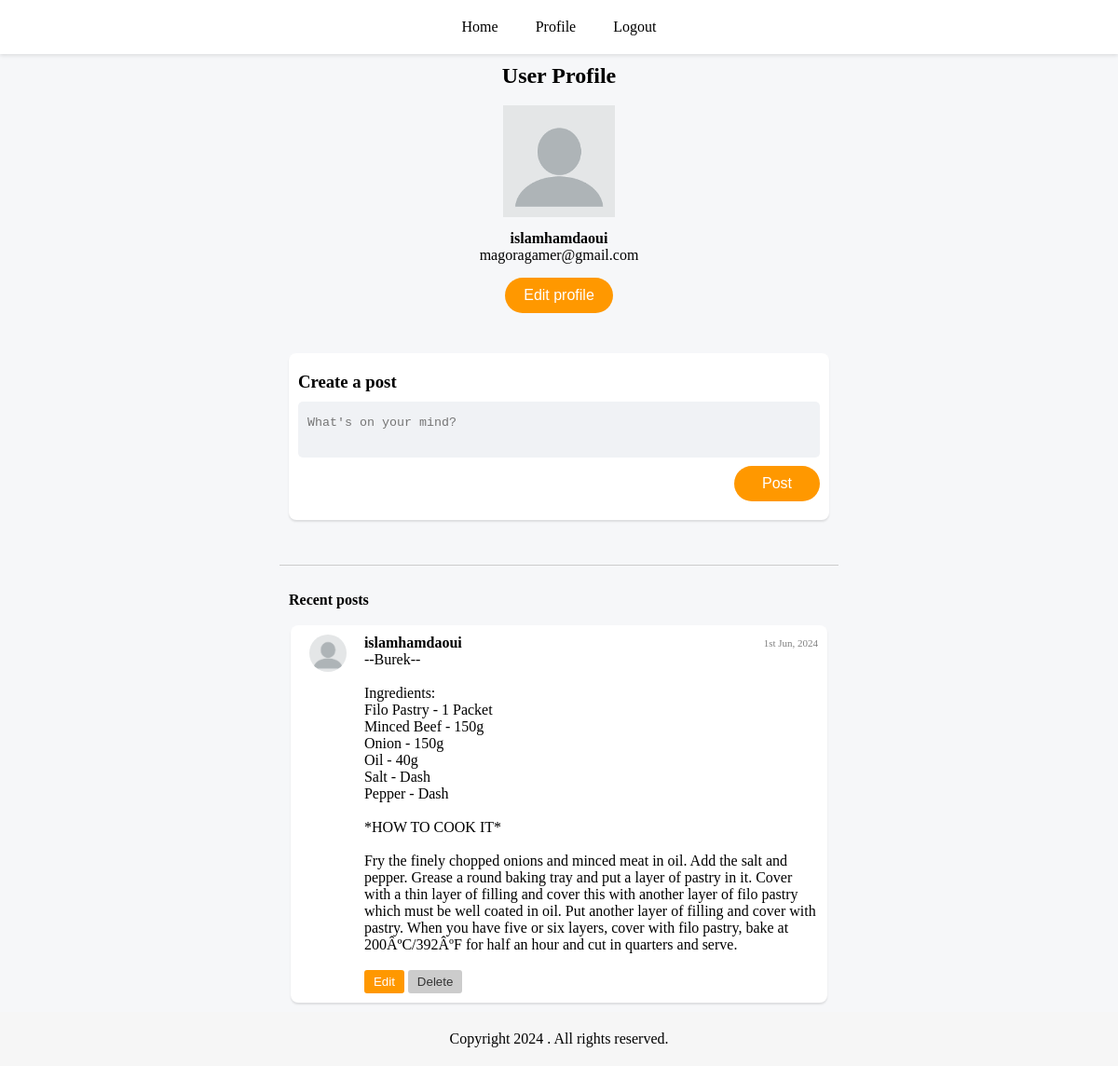
/profile.php (signed in), run on the app's committed database.
### tables this page shows
CREATE TABLE `posts` (
  `id` int(11) NOT NULL,
  `user_id` int(11) NOT NULL,
  `post` text NOT NULL,
  `date` datetime NOT NULL
);

CREATE TABLE `users` (
  `id` int(11) NOT NULL,
  `username` varchar(30) NOT NULL,
  `email` varchar(100) NOT NULL,
  `password` varchar(255) NOT NULL,
  `date` datetime NOT NULL,
  `image` varchar(1024) DEFAULT NULL
);

### profile.php (the view, shortened to what this page needs)
<?php
require "functions.php";
?>
<!DOCTYPE html>
<html lang="en">
<head>
    <link rel="stylesheet" href="assets/profile.css">
</head>
  <body>
  <?php require "header.php";  ?>
  <div  style="margin: auto; max-width: 600px">
  <?php if(!empty($_GET['action'])  && $_GET['action']== 'post_delete' && !empty($_GET['id'])) : ?>
    <?php
      $id = (int)$_GET['id'];
      $query = "SELECT * FROM posts WHERE id ='$id' limit 1";
      $result = mysqli_query($con,$query);
      ?>
    <?php if(mysqli_num_rows($result)>0):?>
    <?php $row = mysqli_fetch_assoc( $result ); ?>
    <br>
    <h3>Delete the post?</h3>
    <form action="" method="post" class="deleteForm" >
      <span class="post_delete" ><?= $row['post']?></span><br>
      <input type="hidden" name="action" value="post_delete"><br><br>
      <button class="deletePost">Delete post</button>
      <a href="profile.php">
<button type="button" class="cancelDelete">Cancel</button>
</a>
    </form>
    <?php endif;?>
  <?PHP else:?>
    <h2 style="text-align:center;">User Profile</h2>
<br>
  <div class="container" style="margin:auto; max-width: width 600px; text-align: center;">
    <div>
        <img src="pdp.png" class="pdpImg" alt="" />
    </div>
    <b id="username">
    <?php echo  $_SESSION['info']['username']?>
    </b>
    <div>
      <?php echo $_SESSION['info']['email']  ?>
    </div>
    <a href="profile.php?action=edit">
      <button class="edit-profile">Edit profile</button>
    </a>
  </div>  <br>
  <form  method="post" class="post_create_form">
<div class="post_create">
  <h3>Create a post</h3>
  <textarea type="text" name="post" placeholder="What's on your mind?" required></textarea>
  <div class="post_create_btn">
    <button>Post</button>
  </div>
</div>
<br>
  </form>
  <hr><br>
<h4 style="margin: 0 10px;  ">Recent posts</h4>
<br>
  <div class="posts">
    <?php
    $id =  $_SESSION['info']['id'];
    $query = "SELECT * FROM posts WHERE user_id = '$id' ORDER BY id desc";
    $result = mysqli_query($con,$query);
    ?>
    <?php
   if(mysqli_num_rows($result) >  0):?>
    <?php  while($row = mysqli_fetch_assoc($result)):?>
        <?php
        $user_id = $row['user_id'];
    $query = "SELECT username FROM users WHERE id='$user_id' limit 1 ";
      $result2 = mysqli_query($con,$query);
      $user_data= mysqli_fetch_assoc($result2);
        ?>
     <div class="post" >
      <div class="post_img" >
      <img src="pdp.png" alt="" >
      </div>
      <div style="flex:8;">
      <div class="post_user_info">
        <b ><?= $user_data['username']?> </b>
        <span style="font-size: 11px;color:#808080;"><?=date("jS M, Y",strtotime($row['date']))  ?></span>
    </div>
      <?php echo nl2br($row['post']) ?>
      <br><br>
      <a href="profile.php?action=post_edit&id=<?= $row['id'] ?>">
        <button class="edit">Edit</button>
      </a>
      <a href="profile.php?action=post_delete&id=<?= $row['id'] ?>">
        <button class="delete">Delete</button>
      </a>
      </div>
     </div>
   <?php endwhile;?>
   <?php endif;?>
  </div>
  <?php endif;?>
  </div>
  <?php  require "footer.php";?>
</body>
</html>

### assets/profile.css (style rules this page uses)
.posts { display: flex; flex-direction: column; align-items: center; }
:root { --tenne-tawny: #FF9800; --tenne-tawny-dark: #F57C00 }
.post { display: flex; margin-bottom: 10px; background-color: white; border-radius: 8px; padding: 10px; width: 96%; box-shadow: 0px 2px 2px rgba(0, 0, 0, 0.1); box-sizing: border-box; }
.post button { padding: 5px 10px; border: none; border-radius: 3px; cursor: pointer; }
.edit { background-color: var(--tenne-tawny); color: #fff; }
.delete { background-color: #ccc; color: #333; }
.edit-profile { background-color: var(); color: #fff; border: none; border-radius: 100px; padding: 10px 20px; font-size: 16px; cursor: pointer; transition: background-color 0.3s; margin: 15px 0px; background-color: var(--tenne-tawny); }
.pdpImg { height: 120px; width: 120px; object-fit: cover; margin-bottom: 10px; }
.post_user_info { justify-content: space-between; display: flex; align-items: center; }
.post_img { flex: 1; display: flex; justify-content: center; margin-right: 8px; }
.post_img img { height: 40px; width: 40px; border-radius: 50%; object-fit: cover; }
.post_create_form { margin: auto; padding: 10px; }
.post_create { margin-bottom: 10px; background-color: white; border-radius: 8px; padding: 20px 10px; width: 100%; box-shadow: 0px 2px 2px rgba(0, 0, 0, 0.1); }
.post_create textarea { border-radius: 5px; margin-top: 10px; padding: 15px 10px; outline: none; background-color: #f0f2f5; border: none; box-sizing: border-box; resize: none; width: 100%; }
.post_create_btn { display: flex; justify-content: flex-end; margin-top: 5px; }
.post_create_btn button { background-color: var(--tenne-tawny); color: #fff; border: none; border-radius: 100px; padding: 10px 30px; font-size: 16px; cursor: pointer; transition: background-color 0.3s; }
hr { border: 0; height: 1px; background-color: #ccc; margin: 10px 0; }

### header.php (style rules this page uses)
:root { --tenne-tawny: #FF9800; --tenne-tawny-dark: #F57C00 }
body { background-color: #F6F7F9; font-family: tahoma; }
a { text-decoration: none; color: black; }
* { padding: 0; margin: 0; box-sizing: border-box; }
button { padding: 10px; cursor: pointer; }

### data on the page
posts: user.username "islamhamdaoui", date "1st Jun, 2024", post "--Burek-- Ingredients: Filo Pastry - 1 Packet Minced Beef - 150g Onion - 150g Oil - 40g Salt - Dash Pepper - Dash *HOW TO COOK IT* Fry the finely chopped onions and minced meat in oil. Add the salt and pepper. Grease a round baking tray and put a layer of pastry in it. Cover with a thin layer of filling and cover this with another layer of filo pastry which must be well coated in oil. Put another layer of filling and cover with pastry. When you have five or six layers, cover with filo pastry, bake at 200ÂºC/392ÂºF for half an hour and cut in quarters and serve."

### other printed values
$_SESSION['info']['username'] "islamhamdaoui"
$_SESSION['info']['email'] "magoragamer@gmail.com"
